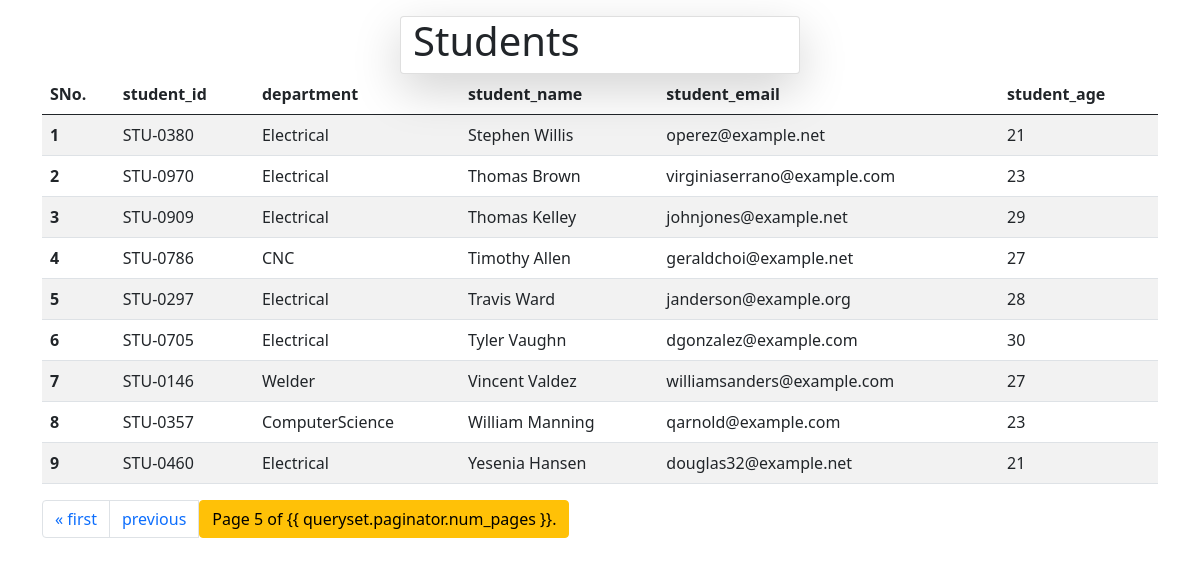
The app's page /students/?page=5 with its own data.
### vege/models.py (models this page shows)
class Student(models.Model):
    department = models.ForeignKey(
        Department, related_name="depart", on_delete=models.CASCADE)
    student_id = models.OneToOneField(
        StudentID, related_name="studentid", on_delete=models.CASCADE)
    student_name = models.CharField(max_length=100)
    student_email = models.EmailField(unique=True)
    student_age = models.IntegerField(default=18)
    student_address = models.TextField()
    def __str__(self) -> str:
        return self.student_name
    class Meta:
        ordering = ['student_name']
        verbose_name = "student"

class StudentID(models.Model):
    student_id = models.CharField(max_length=100)
    def __str__(self) -> str:
        return self.student_id

class Department(models.Model):
    department = models.CharField(max_length=100)
    def __str__(self) -> str:
        return self.department
    class Meta:
        ordering = ['department']

### vege/views.py (the view)
# urls.py: path('students/',views.get_students,name='get_studentss'),
def get_students(request):
    queryset = Student.objects.all()
    if request.GET.get('search'):
        search=request.GET.get('search')
        queryset=queryset.filter(Student_name__icontains=search)
    paginator = Paginator(queryset, 15)  # Show 25 contacts per page.
    page_number = request.GET.get("page", 1)
    page_obj = paginator.get_page(page_number)
    return render(request, 'report/students.html', {'queryset': page_obj})

### vege/templates/report/students.html (shortened to what this page needs)
<!DOCTYPE html>
<html lang="en">
<head>
    <link href="https://cdn.jsdelivr.net/npm/bootstrap@5.0.2/dist/css/bootstrap.min.css" rel="stylesheet"
>
</head>
<body>
    <div class="container col-4 card mt-3 shadow-lg">
        <h1>Students</h1>
    </div>
    <div class="container">
        <table class="table table-striped">
            <thead class="thead-dark">
                <tr>
                    <th scope="col">SNo.</th>
                    <th scope="col">student_id</th>
                    <th scope="col">department</th>
                    <th scope="col">student_name</th>
                    <th scope="col">student_email</th>
                    <th scope="col">student_age</th>
                </tr>
            </thead>
            <tbody>
                {% for student in queryset %}
                <tr>
                    <th scope="row">{{forloop.counter}}</th>
                    <td>{{student.student_id}}</td>
                    <td>{{student.department}}</td>
                    <td>{{student.student_name}}</td>
                    <td>{{student.student_email}}</td>
                    <td>{{student.student_age}}</td>
                </tr>
                {% endfor %}
            </tbody>
        </table>
        <div class="pagination">
            <nav aria-label="Page navigation example">
                <ul class="pagination">
                    {% if queryset.has_previous %}
                    <li class="page-item"><a class="page-link" href="?page=1">&laquo; first</a></li>
                    <li class="page-item"><a class="page-link"
                            href="?page={{ queryset.previous_page_number }}">previous</a></li>
                    {% endif %}
                    <span class="current btn btn-warning">Page {{ queryset.number }} of {{ queryset.paginator.num_pages
                        }}.</span>
                </ul>
            </nav>
        </div>
    </div>
</body>
</html>

### records on screen
Student: student_id "STU-0380", department "Electrical", student_name "Stephen Willis", student_email "operez@example.net", student_age "21"
Student: student_id "STU-0970", department "Electrical", student_name "Thomas Brown", student_email "virginiaserrano@example.com", student_age "23"
Student: student_id "STU-0909", department "Electrical", student_name "Thomas Kelley", student_email "johnjones@example.net", student_age "29"
Student: student_id "STU-0786", department "CNC", student_name "Timothy Allen", student_email "geraldchoi@example.net", student_age "27"
Student: student_id "STU-0297", department "Electrical", student_name "Travis Ward", student_email "janderson@example.org", student_age "28"
Student: student_id "STU-0705", department "Electrical", student_name "Tyler Vaughn", student_email "dgonzalez@example.com", student_age "30"
Student: student_id "STU-0146", department "Welder", student_name "Vincent Valdez", student_email "williamsanders@example.com", student_age "27"
Student: student_id "STU-0357", department "ComputerScience", student_name "William Manning", student_email "qarnold@example.com", student_age "23"
Student: student_id "STU-0460", department "Electrical", student_name "Yesenia Hansen", student_email "douglas32@example.net", student_age "21"

### other values on screen
{{ queryset.number }} "5"
